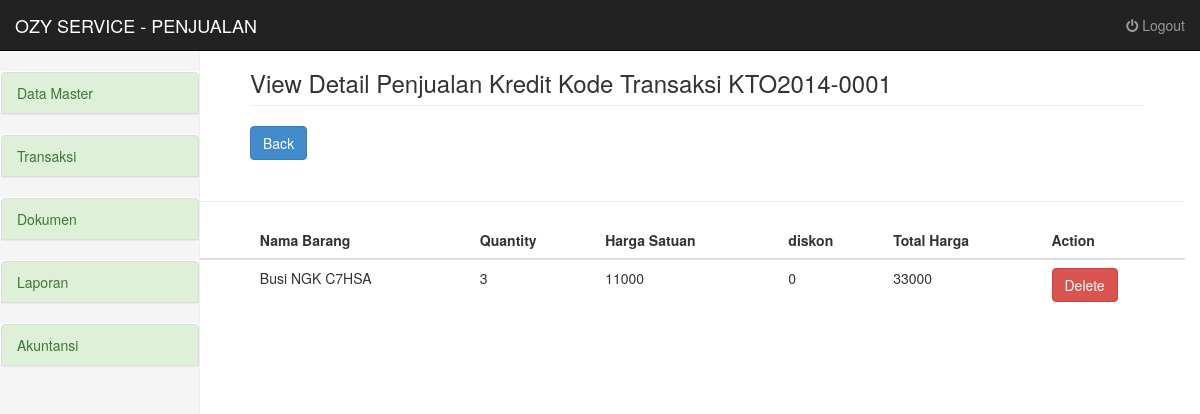
Screenshot of /penjualan/input_penjualan_kredit/view.php?kode_transaksi=KTO2014-0001&tagih=0 (signed in) with the database file from the repository.
### tables this page shows
CREATE TABLE IF NOT EXISTS `detail_penjualan` (
  `kode_transaksi` varchar(20) NOT NULL,
  `kode_barang` varchar(20) NOT NULL,
  `jumlah` int(5) NOT NULL,
  `harga` int(20) NOT NULL,
  `diskon` int(20) NOT NULL
);

CREATE TABLE IF NOT EXISTS `data_barang` (
  `kode_barang` varchar(20) NOT NULL,
  `no_parts` varchar(20) NOT NULL,
  `nama_barang` varchar(20) NOT NULL,
  `kategori` varchar(20) NOT NULL,
  `harga_beli` float NOT NULL,
  `harga_jual` float NOT NULL,
  `stock` int(10) NOT NULL,
  `stock toko` int(10) NOT NULL,
  `diskon` int(3) NOT NULL,
  PRIMARY KEY (`kode_barang`),
  UNIQUE KEY `no_parts` (`no_parts`)
);

### penjualan/input_penjualan_kredit/view.php (the view, shortened to what this page needs)
<?php
require_once("../templates/header.php");
$kode_transaksi = $_GET["kode_transaksi"];
?>
<div class="col-sm-9 col-sm-offset-3 col-md-10 col-md-offset-2 main">
<h3 class="page-header"></i> View Detail Penjualan Kredit Kode Transaksi <?php echo $kode_transaksi;?></h3>
  <div class="row">
  <div class="col-md-12">
    <a href="index.php" class="btn btn-primary"></i> Back</a>
  </div>
  </div>
  <div class="col-md-2">
  </div>
  </div>
  <div class="row">
  <div class="col-md-12">
    <hr/>
    <table class="table table-hover">
      <thead>
        <tr>
          <th>No</th>
          <th>Kode Barang</th>
          <th>Nama Barang</th>
          <th>Quantity</th>
          <th>Harga Satuan</th>
          <th>diskon</th>
          <th>Total Harga</th>
          <th colspan="3">Action</th>
        </tr>
      </thead>
      <tbody>
        <?php
        $no = 1;
        $result = mysql_query("SELECT * FROM detail_penjualan JOIN data_barang ON (detail_penjualan.kode_barang = data_barang.kode_barang) WHERE detail_penjualan.kode_transaksi = '$kode_transaksi'");
        while($row = mysql_fetch_array($result))
          {
        ?>
        <tr>
          <td><?php echo $no; ?>.</td>
          <td><?php echo $row['kode_barang']; ?></td>
          <td><?php echo $row['nama_barang']; ?></td>
          <td><?php echo $row['jumlah']; ?></td>
          <td><?php echo $row['harga']; ?></td>
          <td><?php echo $row['diskon']; ?></td>
          <td><?php echo ($row['jumlah']*$row['harga'])-($row['jumlah']*$row['harga']*$row['diskon']/100); ?></td>
          <td>
			<a onclick="return confirm('Hapus Data Ini ?')" href="add_proses.php?hapus=<?php echo $row['kode_barang']; ?>&kode_transaksi=<?php echo $row['kode_transaksi']; ?>" class="btn btn-danger">Delete</a></td>
        </tr>
        <?php
          $no++;
          }
        ?>
      </tbody>
    </table>
  </div>
  </div>
</div>
<?php require_once("../templates/footer.php"); ?>

### assets/css/dashboard.css (style rules this page uses)
body { padding-top: 50px; }
.main { padding: 20px; }
@media (min-width: 768px) { .main { padding-right: 40px; padding-left: 40px; } }
.main .page-header { margin-top: 0; }

### penjualan/templates/header.php (style rules this page uses)
a { color: #444B52; text-decoration: none; }

### rows the page displays
detail_penjualan: kode_barang.nama_barang "Busi NGK C7HSA", jumlah "3", harga "11000", kode_barang.diskon "0", ($row['jumlah']*$row['harga'])-($row['jumlah']*$row['harga']*$row['diskon']/100) "33000"

### other values shown
$kode_transaksi "KTO2014-0001"
